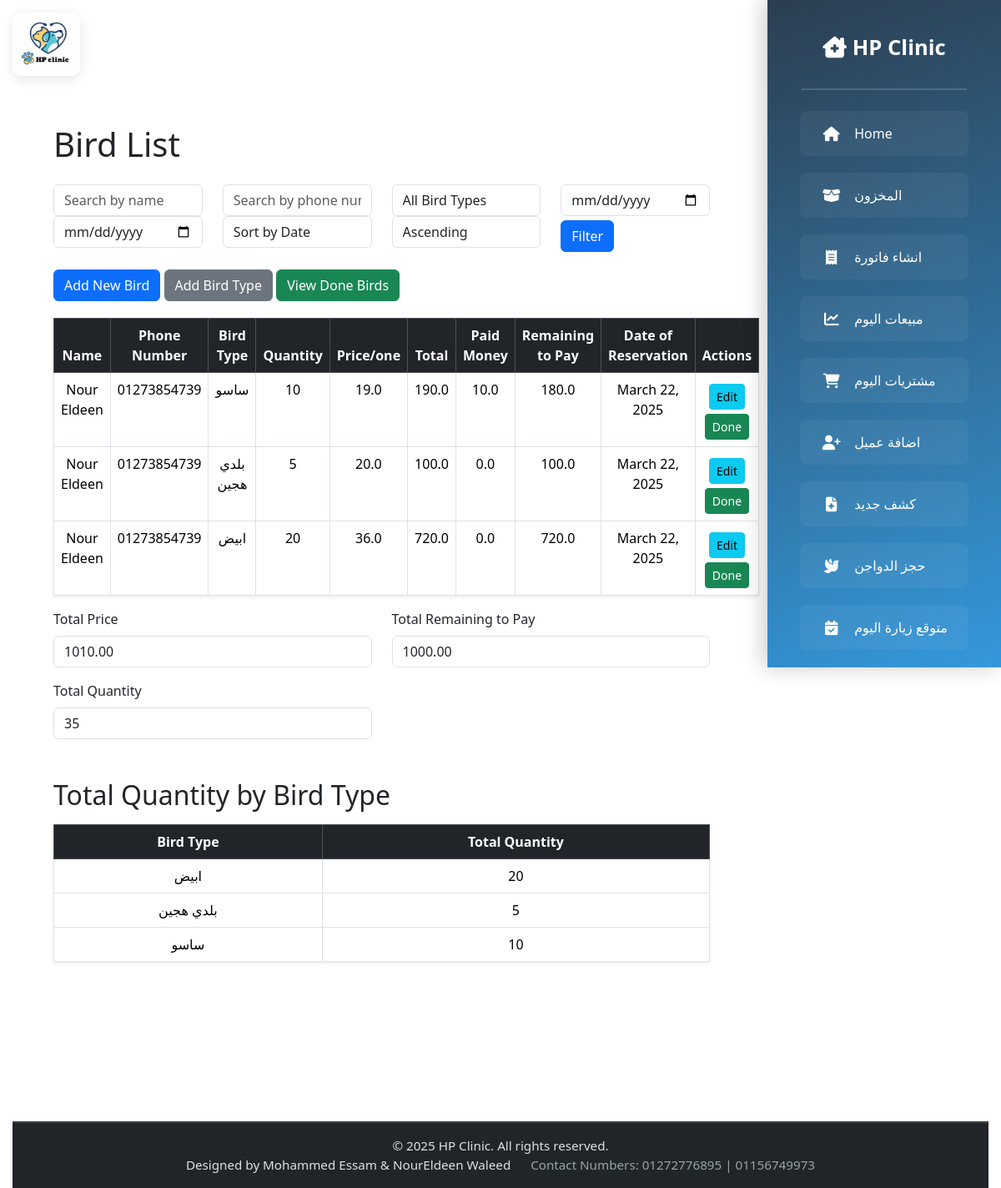
Page /birds/ on the committed database.
### birds/models.py (models this page shows, shortened)
class Bird(models.Model):
    name = models.CharField(max_length=100)
    phone_number = models.CharField(max_length=11)
    bird_type = models.ForeignKey(Birddailyprice, on_delete=models.CASCADE)
    price = models.FloatField()
    quantity = models.IntegerField()
    payed_money = models.FloatField()
    total = models.FloatField()
    remaining_to_pay = models.FloatField()
    date_of_payment = models.DateField(auto_now_add=True)

class Birddailyprice(models.Model):
    bird_type = models.CharField(max_length=50, unique=True)
    bird_price = models.FloatField()

### vetlogin/views.py (the view)
# urls.py: path('birds/', views.birds_list, name='birds_list'),
def birds_list(request):
    query = request.GET.get('search', '')  # Search by name
    phone_query = request.GET.get('phone_number', '')  # Search by phone number
    bird_type_filter = request.GET.get('bird_type', '')  # Filter by bird type
    start_date = request.GET.get('start_date', '')  # Filter by start date
    end_date = request.GET.get('end_date', '')  # Filter by end date
    sort_by = request.GET.get('sort_by', 'date_of_payment')  # Default sorting
    order = request.GET.get('order', 'asc')  # Default sorting order
    birds = Bird.objects.all()
    if query:
        birds = birds.filter(name__icontains=query)
    if phone_query:
        birds = birds.filter(phone_number__icontains=phone_query)
    if bird_type_filter:
        birds = birds.filter(bird_type_id=bird_type_filter)
    if start_date:
        birds = birds.filter(date_of_payment__gte=start_date)
    if end_date:
        birds = birds.filter(date_of_payment__lte=end_date)
    if order == 'desc':
        birds = birds.order_by(f'-{sort_by}')
    else:
        birds = birds.order_by(sort_by)
    bird_type_totals = Bird.objects.values('bird_type__bird_type') \
                                    .annotate(total_quantity=Sum('quantity')) \
                                    .filter(bird_type__isnull=False)  # Ensure bird_type is not null
    bird_types = Birddailyprice.objects.all()  # Assuming BirdType is stored in Birddailyprice
    return render(request, "birdspage/birds.html", {
        "birds": birds,
        "query": query,
        "phone_query": phone_query,
        "bird_type_filter": bird_type_filter,
        "bird_types": bird_types,
        "start_date": start_date,
        "end_date": end_date,
        "bird_type_totals": bird_type_totals
    })

### templates/birdspage/birds.html (shortened to what this page needs)
{% extends 'base.html' %}
{% block content %}
<div class="container mt-4">
    <h1 class="mb-4">Bird List</h1>
    <form method="GET" action="{% url 'birds_list' %}">
        <div class="row mb-3">
            <div class="col-md-3">
                <input type="text" name="search" class="form-control" placeholder="Search by name" value="{{ query }}">
            </div>
            <div class="col-md-3">
                <input type="text" name="phone_number" class="form-control" placeholder="Search by phone number" value="{{ phone_query }}">
            </div>
            <div class="col-md-3">
                <select name="bird_type" class="form-control">
                    <option value="">All Bird Types</option>
                </select>
            </div>
            <div class="col-md-3">
                <input type="date" name="start_date" class="form-control" value="{{ start_date }}">
            </div>
            <div class="col-md-3">
                <input type="date" name="end_date" class="form-control" value="{{ end_date }}">
            </div>
            <div class="col-md-3">
                <select name="sort_by" class="form-control">
                    <option value="date_of_payment" {% if sort_by == "date_of_payment" %}selected{% endif %}>Sort by Date</option>
                </select>
            </div>
            <div class="col-md-3">
                <select name="order" class="form-control">
                    <option value="asc" {% if order == "asc" %}selected{% endif %}>Ascending</option>
                </select>
            </div>
            <div class="col-md-3">
                <button type="submit" class="btn btn-primary">Filter</button>
            </div>
        </div>
    </form>
    <div class="mb-3">
        <a href="{% url 'add_bird' %}" class="btn btn-primary">Add New Bird</a>
        <a href="{% url 'add_bird_type' %}" class="btn btn-secondary">Add Bird Type</a>
        <a href="{% url 'done_birds' %}" class="btn btn-success">View Done Birds</a>
    </div>
    <table class="table table-bordered table-hover shadow-sm">
        <thead class="table-dark">
            <tr>
                <th>Name</th>
                <th>Phone Number</th>
                <th>Bird Type</th>
                <th>Quantity</th>
                <th>Price/one</th>
                <th>Total</th>
                <th>Paid Money</th>
                <th>Remaining to Pay</th>
                <th>Date of Reservation</th>
                <th>Actions</th>
            </tr>
        </thead>
        <tbody>
            {% for bird in birds %}
                <tr>
                    <td>{{ bird.name }}</td>
                    <td>{{ bird.phone_number }}</td>
                    <td>{{ bird.bird_type.bird_type }}</td>
                    <td class="quantity">{{ bird.quantity }}</td>
                    <td>{{ bird.price }}</td>
                    <td class="total">{{ bird.total }}</td>
                    <td>{{ bird.payed_money }}</td>
                    <td class="remaining">{{ bird.remaining_to_pay }}</td>
                    <td>{{ bird.date_of_payment }}</td>
                    <td>
                        <a href="{% url 'bird_detail' bird.pk %}" class="btn btn-info btn-sm">Edit</a>
                        <a href="{% url 'mark_done' bird.pk %}" class="btn btn-success btn-sm">Done</a>
                    </td>
                </tr>
            {% empty %}
                <tr>
                    <td colspan="10" class="text-center">No birds found.</td>
                </tr>
            {% endfor %}
        </tbody>
    </table>
    <div class="mt-3">
        <div class="row">
            <div class="col-md-6">
                <label class="form-label">Total Price</label>
                <input type="text" id="totalSum" class="form-control" readonly>
            </div>
            <div class="col-md-6">
                <label class="form-label">Total Remaining to Pay</label>
                <input type="text" id="remainingSum" class="form-control" readonly>
            </div>
            <div class="col-md-6 mt-3">
                <label class="form-label">Total Quantity</label>
                <input type="text" id="totalQuantity" class="form-control" readonly>
            </div>
        </div>
    </div>
    <div style="padding-bottom: 150px;">
        <h2 class="mt-5">Total Quantity by Bird Type</h2>
        <table class="table table-bordered table-hover shadow-sm mt-3">
            <thead class="table-dark">
                <tr>
                    <th>Bird Type</th>
                    <th>Total Quantity</th>
                </tr>
            </thead>
                <tbody>
                    {% for bird_type_total in bird_type_totals %}
                        <tr>
                            <td>{{ bird_type_total.bird_type__bird_type }}</td>
                            <td>{{ bird_type_total.total_quantity }}</td>
                        </tr>
                    {% empty %}
                        <tr>
                            <td colspan="2" class="text-center">No data available</td>
                        </tr>
                    {% endfor %}
                </tbody>
            </table>
    </div>
</div>
{% endblock %}

### templates/base.html (style rules this page uses)
html, body { height: 100%; overflow-x: hidden; font-family: 'Segoe UI', Tahoma, Geneva, Verdana, sans-serif; }

### templates/birdspage/birds.html (style rules this page uses)
table { width: 100%; margin-top: 20px; border-collapse: collapse; }
th, td { padding: 10px; text-align: center; }
th { background-color: #f8f9fa; color: #333; }
.btn { margin-top: 5px; }
.container { max-width: 1200px; margin: auto; }
.form-control { width: 100%; }

### rows in the picture
Bird: name "Nour Eldeen", phone_number "01273854739", bird_type.bird_type "ساسو", quantity "10", price "19.0", total "190.0", payed_money "10.0", remaining_to_pay "180.0", date_of_payment "March 22, 2025"
Bird: name "Nour Eldeen", phone_number "01273854739", bird_type.bird_type "بلدي هجين", quantity "5", price "20.0", total "100.0", payed_money "0.0", remaining_to_pay "100.0", date_of_payment "March 22, 2025"
Bird: name "Nour Eldeen", phone_number "01273854739", bird_type.bird_type "ابيض", quantity "20", price "36.0", total "720.0", payed_money "0.0", remaining_to_pay "720.0", date_of_payment "March 22, 2025"

### other values in the picture
{{ bird_type_total.bird_type__bird_type }} "ابيض" "بلدي هجين" "ساسو"
{{ bird_type_total.total_quantity }} "20" "5" "10"
